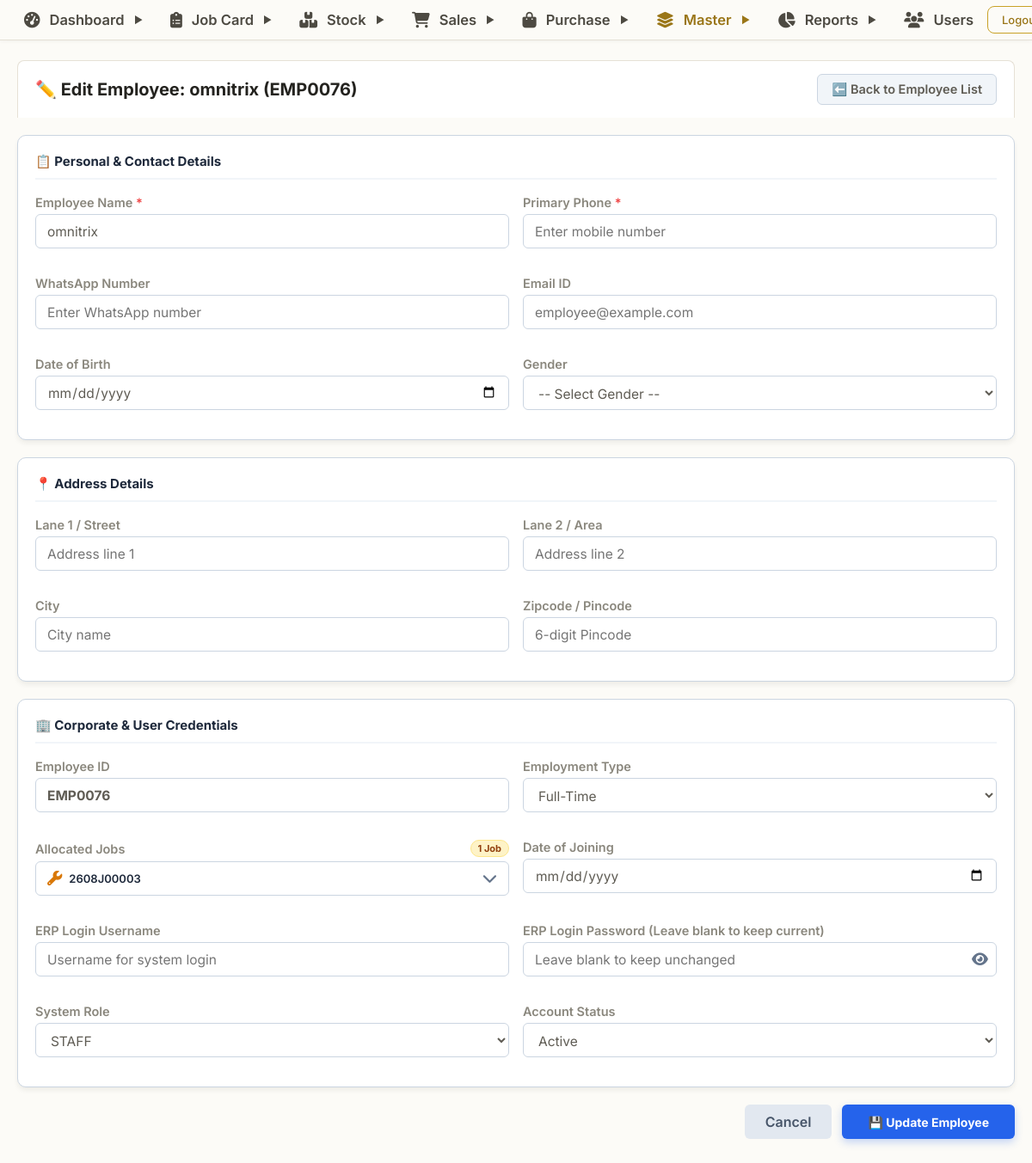
/employee/edit.php?id=76 (signed in), run on the app's committed database.
### tables this page shows
CREATE TABLE `employee` (
  `id` bigint NOT NULL AUTO_INCREMENT,
  `createdBy` varchar(255) DEFAULT NULL,
  `createdOn` datetime(6) DEFAULT NULL,
  `modifiedBy` varchar(255) DEFAULT NULL,
  `modifiedOn` datetime(6) DEFAULT NULL,
  `active` int NOT NULL DEFAULT 1,
  `scheduled_delete_at` datetime DEFAULT NULL,
  `city` varchar(255) DEFAULT NULL,
  `designation` varchar(255) DEFAULT NULL,
  `dob` date DEFAULT NULL,
  `empId` varchar(255) DEFAULT NULL,
  `employmentType` varchar(255) DEFAULT NULL,
  `exitDate` date DEFAULT NULL,
  `gender` varchar(255) DEFAULT NULL,
  `joinedDate` date DEFAULT NULL,
  `line1` varchar(255) DEFAULT NULL,
  `line2` varchar(255) DEFAULT NULL,
  `name` varchar(255) DEFAULT NULL,
  `phoneNo1` varchar(255) DEFAULT NULL,
  `phoneNo2` varchar(255) DEFAULT NULL,
  `zipCode` varchar(255) DEFAULT NULL,
  `credential` bigint DEFAULT NULL,
  `aadhaarNo` varchar(255) DEFAULT NULL,
  `aadharCardPhoto` varchar(255) DEFAULT NULL,
  `drivingLicence` varchar(255) DEFAULT NULL,
  `drivingLicencePhoto` varchar(255) DEFAULT NULL,
  `profilePhoto` varchar(255) DEFAULT NULL,
  PRIMARY KEY (`id`),
  UNIQUE KEY `UK_1yxxakvyi7blmiydsg8415xwd` (`credential`),
  CONSTRAINT `FK1c7h2omesuyjmly5k29regua` FOREIGN KEY (`credential`) REFERENCES `credential` (`id`)
);

CREATE TABLE `jobcard` (
  `id` bigint NOT NULL AUTO_INCREMENT,
  `createdBy` varchar(255) DEFAULT NULL,
  `createdOn` datetime(6) DEFAULT NULL,
  `modifiedBy` varchar(255) DEFAULT NULL,
  `modifiedOn` datetime(6) DEFAULT NULL,
  `actualAmountSum` float NOT NULL,
  `cardNo` varchar(255) DEFAULT NULL,
  `completed` bit(1) NOT NULL,
  `completedDate` date DEFAULT NULL,
  `delivered` bit(1) NOT NULL,
  `deliveryDate` date DEFAULT NULL,
  `givenDate` date DEFAULT NULL,
  `jobCategory` varchar(255) DEFAULT NULL,
  `jobStatus` varchar(255) DEFAULT NULL,
  `laborCharge` float NOT NULL,
  `quoteAmountSum` float NOT NULL,
  `receivedAmountSum` float NOT NULL,
  `customer` bigint DEFAULT NULL,
  `employee` bigint DEFAULT NULL,
  PRIMARY KEY (`id`),
  KEY `FKr7qhnw1v6mamxow90egb5fvkb` (`customer`),
  KEY `FK5gaox2htdx5dlyfbmj34ysot1` (`employee`),
  CONSTRAINT `FK5gaox2htdx5dlyfbmj34ysot1` FOREIGN KEY (`employee`) REFERENCES `employee` (`id`),
  CONSTRAINT `FKr7qhnw1v6mamxow90egb5fvkb` FOREIGN KEY (`customer`) REFERENCES `customer` (`id`)
);

### employee/edit.php (the view, shortened to what the rows shown need)
<?php
require_once __DIR__ . '/../config/db.php';
$id = intval($_GET['id'] ?? 0);
$stmt = mysqli_prepare($conn, "SELECT * FROM employee WHERE id = ?");
mysqli_stmt_bind_param($stmt, "i", $id);
mysqli_stmt_execute($stmt);
$res = mysqli_stmt_get_result($stmt);
$employee = mysqli_fetch_assoc($res);
$empIdVal = intval($employee['id']);
$rawEmpId = trim($employee['empId'] ?? '');
$num = $empIdVal;
$employee['empId'] = 'EMP' . str_pad($num, 4, '0', STR_PAD_LEFT);
$empNameEsc = mysqli_real_escape_string($conn, $employee['name'] ?? '');
$empCodeEsc = mysqli_real_escape_string($conn, $employee['empId']);
$rawEmpCodeEsc = mysqli_real_escape_string($conn, $rawEmpId);
$allocatedJobs = [];
$allocatedSql = "
    SELECT
        j.id,
        j.cardNo,
        j.jobStatus,
        j.givenDate,
        j.completedDate,
        j.deliveryDate,
        c.name AS customerName
    FROM jobcard j
    LEFT JOIN customer c ON j.customer = c.id
    WHERE j.employee = $empIdVal
       OR (j.employee IS NOT NULL AND j.employee != '' AND j.employee = '$empNameEsc')
       " . (!empty($empCodeEsc) ? "OR (j.employee IS NOT NULL AND j.employee != '' AND j.employee = '$empCodeEsc')" : "") . "
       " . (!empty($rawEmpCodeEsc) && $rawEmpCodeEsc !== $empCodeEsc ? "OR (j.employee IS NOT NULL AND j.employee != '' AND j.employee = '$rawEmpCodeEsc')" : "") . "
    ORDER BY j.id DESC
";
$allocatedRes = @mysqli_query($conn, $allocatedSql);
if ($allocatedRes) {
    while ($jRow = mysqli_fetch_assoc($allocatedRes)) {
        $allocatedJobs[] = $jRow;
    }
}
$allocatedCount = count($allocatedJobs);
$cardNumbersList = array_map(function($j) { return $j['cardNo']; }, $allocatedJobs);
$cardNumbersDisplay = !empty($cardNumbersList) ? implode(', ', $cardNumbersList) : '';
include("../includes/header.php");
?>
<div class="page-main-container erp-container" style="width: 100%; padding: 20px;">
    <div class="erp-header-bar" style="margin-bottom: 20px;">
        <div class="erp-header-title">
            <span>✏️ Edit Employee: <?= htmlspecialchars($employee['name']) ?> (<?= htmlspecialchars($employee['empId']) ?>)</span>
        </div>
    </div>
    <form action="update.php" method="POST" autocomplete="off" style="width: 100%;">
        <div class="erp-card" style="background: #ffffff; border: 1px solid #cbd5e1; border-radius: 10px; padding: 20px; margin-bottom: 20px;">
            <div class="erp-form-grid" style="display: grid; grid-template-columns: repeat(2, 1fr); gap: 16px;">
                <div class="form-group">
                    <label class="erp-label">Employee Name <span style="color:#ef4444;">*</span></label>
                    <input type="text" name="name" value="<?= htmlspecialchars($employee['name']) ?>" required placeholder="Enter full name" class="erp-input" style="border: 1px solid #cbd5e1; border-radius: 6px; padding: 0 12px; height: 38px;">
                </div>
            </div>
        </div>
        <div class="erp-card" style="background: #ffffff; border: 1px solid #cbd5e1; border-radius: 10px; padding: 20px; margin-bottom: 20px;">
            <div class="erp-form-grid" style="display: grid; grid-template-columns: repeat(2, 1fr); gap: 16px;">
                <div class="form-group" style="position: relative;">
                    <div id="allocatedJobsTrigger"
                         onclick="toggleAllocatedJobsDropdown(event)"
                         class="erp-input"
                         style="border: 1px solid #cbd5e1; border-radius: 6px; padding: 0 12px; height: 38px; background: #ffffff; display: flex; align-items: center; justify-content: space-between; cursor: pointer; user-select: none; box-sizing: border-box; transition: all 0.2s;"
                         title="<?= !empty($cardNumbersDisplay) ? htmlspecialchars($cardNumbersDisplay) : 'Click to see allocated job cards' ?>">
                        <div style="display: flex; align-items: center; gap: 8px; overflow: hidden; white-space: nowrap; text-overflow: ellipsis; flex: 1; padding-right: 8px;">
                            <i class="fa-solid fa-wrench" style="color: <?= $allocatedCount > 0 ? '#d97706' : '#94a3b8' ?>; font-size: 13px; flex-shrink: 0;"></i>
                            <?php if ($allocatedCount > 0): ?>
                                <span style="font-weight: 600; color: #1e293b; font-size: 13px; overflow: hidden; text-overflow: ellipsis; white-space: nowrap;">
                                    <?= htmlspecialchars($cardNumbersDisplay) ?>
                                </span>
                            <?php else: ?>
                                <span style="color: #94a3b8; font-size: 13px; font-style: italic;">
                                    No job cards allocated
                                </span>
                            <?php endif; ?>
                        </div>
                    </div>
                </div>
                <div class="form-group">
                    <label class="erp-label">Account Status</label>
                    <select name="active" class="erp-select" style="border: 1px solid #cbd5e1; border-radius: 6px; height: 38px;">
                        <option value="1" <?= intval($employee['active']) === 1 ? 'selected' : '' ?>>Active</option>
                    </select>
                </div>
            </div>
        </div>
    </form>
</div>

### data on the page
employee: name "omnitrix", active "Active"
jobcard: cardNo "2608J00003"

### other printed values
$employee['empId'] "EMP0076"
$allocatedCount "1"
